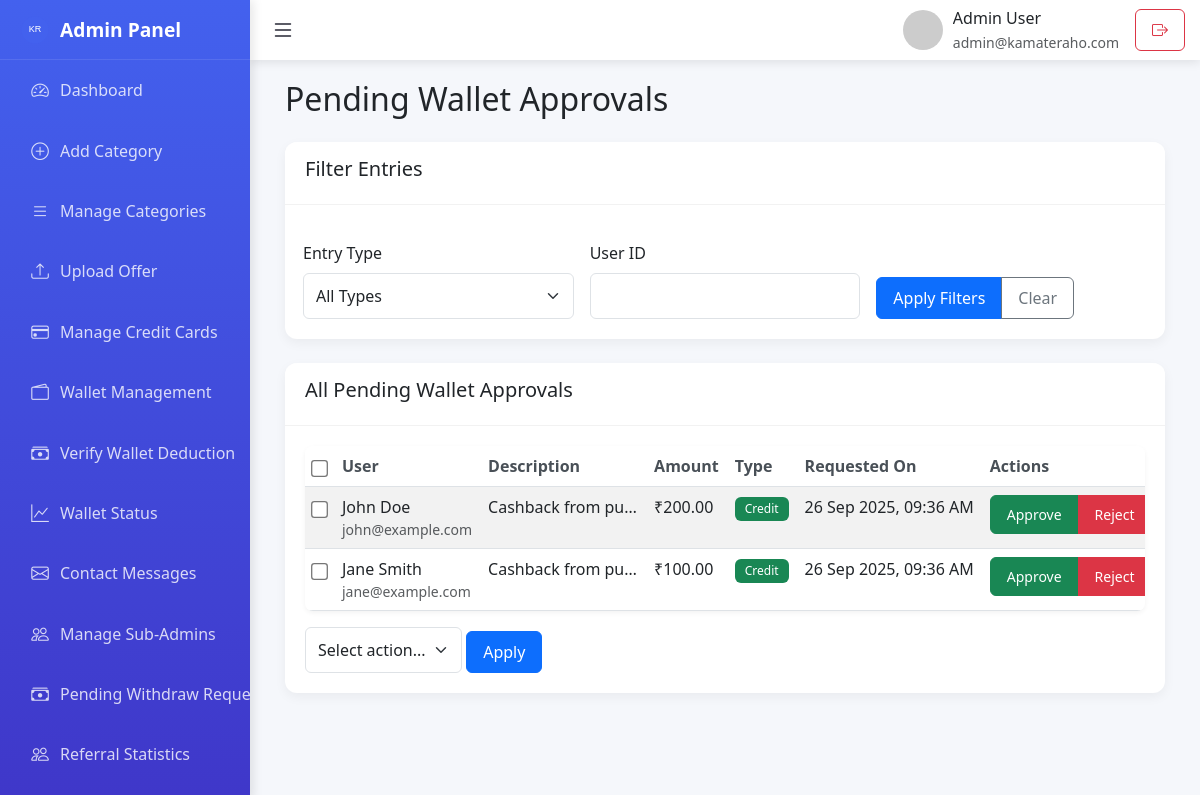
The page /admin/pending_wallet_approvals.php on the database its author committed.
### tables this page shows
CREATE TABLE IF NOT EXISTS wallet_history (
    id INT(11) AUTO_INCREMENT PRIMARY KEY,
    user_id INT(11) NOT NULL,
    amount DECIMAL(10, 2) NOT NULL,
    type ENUM('credit', 'debit') NOT NULL,
    status ENUM('pending', 'approved', 'rejected') DEFAULT 'pending',
    description VARCHAR(255),
    created_at TIMESTAMP DEFAULT CURRENT_TIMESTAMP,
    FOREIGN KEY (user_id) REFERENCES users(id) ON DELETE CASCADE
);

CREATE TABLE IF NOT EXISTS users (
    id INT(11) AUTO_INCREMENT PRIMARY KEY,
    name VARCHAR(255) NOT NULL,
    email VARCHAR(255) UNIQUE NOT NULL,
    phone VARCHAR(20),
    city VARCHAR(100),
    state VARCHAR(100),
    password VARCHAR(255) NOT NULL,
    wallet_balance DECIMAL(10, 2) DEFAULT 0.00,
    referral_code VARCHAR(50),
    created_at TIMESTAMP DEFAULT CURRENT_TIMESTAMP
);

### admin/pending_wallet_approvals.php (the view, shortened to what this page needs)
<?php
include '../config/db.php';
include 'includes/admin_layout.php';
$filter_type = isset($_GET['type']) ? $_GET['type'] : '';
$filter_user_id = isset($_GET['user_id']) ? $_GET['user_id'] : '';
$sql = "SELECT wh.*, u.name, u.email FROM wallet_history wh
        JOIN users u ON wh.user_id = u.id
        WHERE wh.status = 'pending'";
$params = [];
$sql .= " ORDER BY wh.created_at DESC";
try {
    $stmt = $pdo->prepare($sql);
    $stmt->execute($params);
    $pending_wallet_history = $stmt->fetchAll(PDO::FETCH_ASSOC);
} catch(PDOException $e) {
    $error = "Error fetching pending wallet history: " . $e->getMessage();
    $pending_wallet_history = [];
}
$selected_checkboxes = [];
?>
<div class="container-fluid">
    <h2 class="mb-4">Pending Wallet Approvals</h2>
    <div class="card mb-4">
        <div class="card-header">
            <h5>Filter Entries</h5>
        </div>
        <div class="card-body">
            <form method="GET" class="row g-3" id="filterForm">
                <div class="col-md-4">
                    <label for="type" class="form-label">Entry Type</label>
                    <select name="type" id="type" class="form-select">
                        <option value="">All Types</option>
                    </select>
                </div>
                <div class="col-md-4">
                    <label for="user_id" class="form-label">User ID</label>
                    <input type="number" name="user_id" id="user_id" class="form-control" value="<?php echo htmlspecialchars($filter_user_id); ?>">
                </div>
                <div class="col-md-4 d-flex align-items-end">
                    <div class="btn-group" role="group">
                        <button type="submit" class="btn btn-primary">Apply Filters</button>
                        <a href="pending_wallet_approvals.php" class="btn btn-outline-secondary">Clear</a>
                    </div>
                </div>
            </form>
        </div>
    </div>
    <div class="card">
        <div class="card-header">
            <h5>All Pending Wallet Approvals</h5>
        </div>
        <div class="card-body">
            <?php if (empty($pending_wallet_history)): ?>
                <p>No pending wallet approvals <?php echo (!empty($filter_type) || !empty($filter_user_id)) ? 'match your filters' : ''; ?>.</p>
            <?php else: ?>
                <form method="POST" id="batchForm">
                    <div class="table-responsive">
                        <table class="table table-striped">
                            <thead>
                                <tr>
                                    <th><input type="checkbox" id="selectAll"></th>
                                    <th>User</th>
                                    <th>Description</th>
                                    <th>Amount</th>
                                    <th>Type</th>
                                    <th>Requested On</th>
                                    <th>Actions</th>
                                </tr>
                            </thead>
                            <tbody>
                                <?php foreach ($pending_wallet_history as $history): ?>
                                    <tr>
                                        <td><input type="checkbox" name="selected_entries[]" value="<?php echo $history['id']; ?>"
                                            <?php echo in_array($history['id'], $selected_checkboxes) ? 'checked' : ''; ?>></td>
                                        <td>
                                            <div class="d-flex flex-column">
                                                <span><?php echo htmlspecialchars($history['name']); ?></span>
                                                <small class="text-muted"><?php echo htmlspecialchars($history['email']); ?></small>
                                            </div>
                                        </td>
                                        <td>
                                            <div class="text-truncate" style="max-width: 150px;">
                                                <?php echo htmlspecialchars($history['description']); ?>
                                            </div>
                                        </td>
                                        <td>₹<?php echo number_format($history['amount'], 2); ?></td>
                                        <td>
                                            <?php if ($history['type'] == 'credit'): ?>
                                                <span class="badge bg-success">Credit</span>
                                            <?php else: ?>
                                                <span class="badge bg-danger">Debit</span>
                                            <?php endif; ?>
                                        </td>
                                        <td><?php echo date('d M Y, h:i A', strtotime($history['created_at'])); ?></td>
                                        <td>
                                            <div class="btn-group btn-group-sm" role="group">
                                                <a href="approve_wallet.php?id=<?php echo $history['id']; ?>&action=approve"
                                                   class="btn btn-success">Approve</a>
                                                <a href="approve_wallet.php?id=<?php echo $history['id']; ?>&action=reject"
                                                   class="btn btn-danger">Reject</a>
                                            </div>
                                        </td>
                                    </tr>
                                <?php endforeach; ?>
                            </tbody>
                        </table>
                    </div>
                    <div class="mt-3">
                        <select name="batch_action" class="form-select d-inline-block w-auto">
                            <option value="">Select action...</option>
                        </select>
                        <button type="submit" class="btn btn-primary" onclick="return confirm('Are you sure you want to perform this action on selected entries?')">Apply</button>
                    </div>
                </form>
            <?php endif; ?>
        </div>
    </div>
</div>
<?php include 'includes/admin_footer.php'; ?>

### admin/assets/admin.css (style rules this page uses)
.card { transition: all 0.3s ease; margin-bottom: 20px; }
.card-body { padding: 1.25rem; }
.table th { font-weight: 600; color: #495057; }
.table-responsive { border-radius: 8px; overflow: hidden; box-shadow: 0 2px 5px rgba(0, 0, 0, 0.05); }
.table { margin-bottom: 0; }
.table th, .table td { white-space: nowrap; }
.badge { padding: 6px 10px; font-weight: 500; }
.btn { border-radius: 6px; padding: 8px 16px; font-weight: 500; }
.form-control, .form-select { border-radius: 6px; padding: 10px 12px; }
.form-label { font-weight: 500; margin-bottom: 0.5rem; }
@media (max-width: 1200px) { .container-fluid { padding: 0 15px; } }
@media (max-width: 1200px) { .row { margin: 0 -10px; } }

### admin/assets/admin_batch.css (style rules this page uses)
.table th input[type="checkbox"], .table td input[type="checkbox"] { transform: scale(1.3); margin: 0; cursor: pointer; }
.table th input[type="checkbox"] { vertical-align: middle; }
.table td input[type="checkbox"] { vertical-align: middle; }
#selectAll { transform: scale(1.3); margin: 0; cursor: pointer; vertical-align: middle; }

### admin/includes/admin_layout.php (style rules this page uses)
:root { --sidebar-width: 250px; --header-height: 60px; --primary-color: #4361ee; --secondary-color: #3f37c9; --success-color: #4cc9f0; --dark-color: #1d1e2c; --light-color: #f8f9fa; }
body { background-color: #f5f7fb; font-family: 'Segoe UI', Tahoma, Geneva, Verdana, sans-serif; }
.card { border: none; border-radius: 12px; box-shadow: 0 4px 12px rgba(0, 0, 0, 0.05); margin-bottom: 20px; transition: transform 0.3s; }
.card-header { background-color: white; border-bottom: 1px solid rgba(0, 0, 0, 0.05); font-weight: 600; padding: 15px 20px; border-radius: 12px 12px 0 0 !important; }

### rows shown on the page
wallet_history: user.name "John Doe", user.email "john@example.com", description "Cashback from pu…", amount "200.00", type "Credit", created_at "26 Sep 2025, 09:36 AM"
wallet_history: user.name "Jane Smith", user.email "jane@example.com", description "Cashback from pu…", amount "100.00", type "Credit", created_at "26 Sep 2025, 09:36 AM"

### other values the page prints
$admin_name "Admin User"
$admin_email "admin@kamateraho.com"
